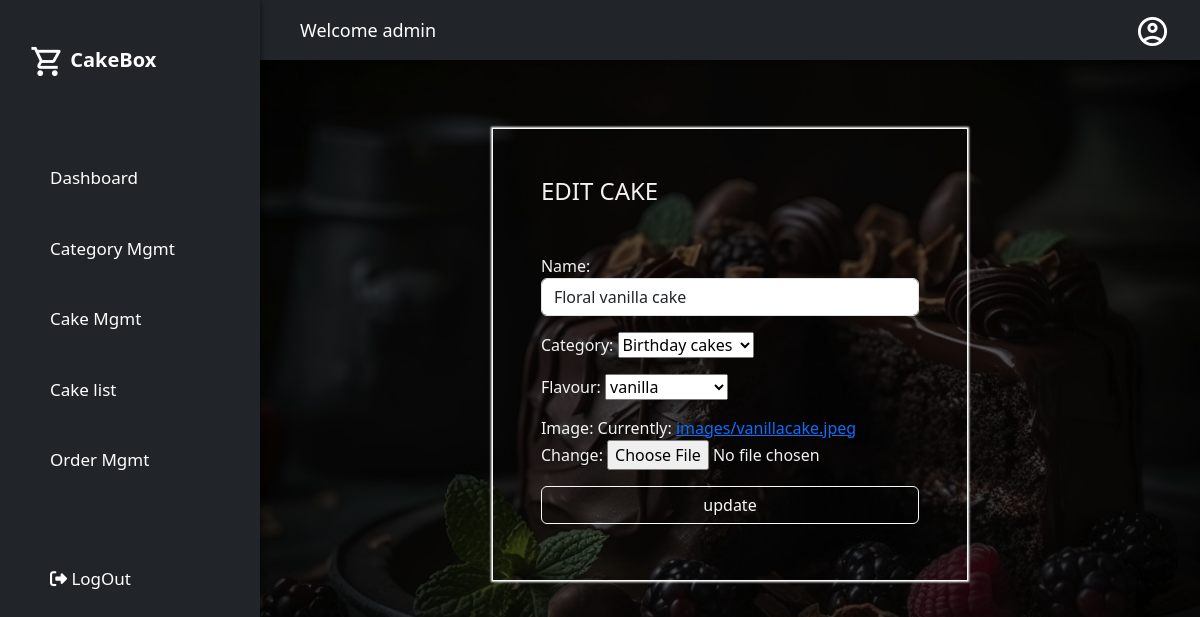
The app's page /cake/1/edit (signed in) with its own data.
### cakeapp/models.py (models this page shows, shortened)
class User(AbstractUser):
    phone=models.CharField(max_length=100,unique=True)
    address=models.CharField(max_length=200)

class Cakes(models.Model):
    name=models.CharField(max_length=200)
    category=models.ForeignKey(CakeCategory,on_delete=models.SET_NULL,null=True)
    options=(
        ('chocolate','chocolate'),
        ('black forest','black forest'),
        ('red velvet','red velvet'),
        ('butter  scotch','butter scotch'),
        ('vanilla','vanilla'),
        ('pineapple','pineapple'),
        ('dates','dates'),
        ('non-alcoholic','non-alcoholic'),
        ('dry-fruits','dry-fruits'),
        ('mixed-fruits','mixed-fruits'),
        ('blueberry','blueberry'),
        ('strawberry','strawberry')
    )
    flavour=models.CharField(max_length=200,choices=options,default="choclate")
    image=models.ImageField(upload_to="images")

class CakeCategory(models.Model):
    name=models.CharField(max_length=200,unique=True)
    is_active=models.BooleanField(default=True)
    def __str__(self):
        return self.name

### cakeapp/views.py (the view, shortened to what this page needs)
# urls.py: path("cake/<int:pk>/edit",CakeUpdateView.as_view(),name="cake-edit"),
@method_decorator(decs,name="dispatch")
class CakeUpdateView(UpdateView):
    template_name="cakeapp/cake_edit.html"
    form_class=CakeAddForm
    model=Cakes
    success_url=reverse_lazy("cake-list")

### cakeapp/forms.py
class CakeAddForm(forms.ModelForm):
    class Meta:
        model=Cakes
        fields="__all__"
        widgets={
            "name":forms.TextInput(attrs={"class":"form-control"})
        }

### cakeapp/views.py (called while the page is built)
def signin_required(fn):
    def wrapper(request,*args,**kwargs):
        if not request.user.is_authenticated:
            messages.error(request,"invalid session!..please login")
            return redirect("signin")
        else:
            return fn(request,*args,**kwargs)
    return wrapper

def is_admin(fn):
    def wrapper(request,*args,**kwargs):
        if not request.user.is_superuser:
            messages.error(request,"Permission denied for current user !")
            return redirect("signin")
        else:
            return fn(request,*args,**kwargs)
    return wrapper

### cakeapp/templates/cakeapp/cake_edit.html (shortened to what this page needs)
{%extends 'cakeapp/base.html'%}
{%block body_block%}
<div class="container mt-5 d-flex flex-column align-items-center ">
    <div class="border border-light p-5 custom-shadow">
         <form action="" method="post" enctype="multipart/form-data">
             <h4 class="mb-5">EDIT CAKE</h4>
             {{form.as_p}}
             <input type="submit" value="update" class="form-control btn btn-outline-light mb-2">
         </form>
    </div>
 </div>
{%endblock%}

### cakeapp/templates/cakeapp/base.html (shortened to what this page needs)
<!DOCTYPE html>
{%load static%}
<html lang="en">
  <head>
    <link rel="stylesheet" href="{%static 'css/test.css'%}">
    <link href="https://cdn.jsdelivr.net/npm/bootstrap@5.3.2/dist/css/bootstrap.min.css" rel="stylesheet">
  </head>
  <body class="bg-black">
    <div class="grid-container">
      <header class="header bg-dark text-white">
        <div class="header-left">
         Welcome {{request.user}}
       </div>
        <div class="header-right">
          <span class="material-icons-outlined">account_circle</span>
        </div>
      </header>
      <aside id="sidebar" class="bg-dark">
        <div class="sidebar-title">
          <div class="sidebar-brand">
            <span class="material-icons-outlined">shopping_cart</span> CakeBox
          </div>
        </div>
        <ul class="sidebar-list">
          <li class="sidebar-list-item">
            <a href="{%url 'dashboard'%}">Dashboard</a>
          </li>
          <li class="sidebar-list-item">
            <a href="{%url 'add-category'%}">Category Mgmt</a>
          </li>
          <li class="sidebar-list-item">
            <a href="{%url 'cake-add'%}">Cake Mgmt</a>
          </li>
          <li class="sidebar-list-item">
            <a href="{%url 'cake-list'%}">Cake list</a>
          </li>
          <li class="sidebar-list-item">
            <a href="{%url 'order-list'%}">Order Mgmt</a>
          </li>
          <li class="sidebar-list-item mt-5">
            <a href="{%url 'signout'%}"><i class="fa-solid fa-right-from-bracket" style="color: #ffffff;"></i> LogOut</a>
          </li>
        </ul>
      </aside>
      <main class="main-container">
          <div class="inner-container">
              {%block body_block%}
              {%endblock%}
          </div>
      </main>
    </div>
  </body>
</html>

### cakeapp/static/css/test.css (style rules this page uses)
body { margin: 0; padding: 0; background-color: #000000; color: #000000; font-family: 'Montserrat', sans-serif; }
.material-icons-outlined { vertical-align: middle; line-height: 1px; font-size: 35px; }
.grid-container { display: grid; grid-template-columns: 260px 1fr 1fr 1fr; grid-template-rows: 0.2fr 3fr; grid-template-areas: 'sidebar header header header' 'sidebar main main main'; height: 100vh; }
.header { grid-area: header; height: 60px; display: flex; align-items: center; justify-content: space-between; padding: 0 30px 0 40px; box-shadow: 0 6px 7px -3px rgba(0, 0, 0, 0.35); }
.header-left { font-size: large; }
#sidebar { grid-area: sidebar; height: 100%; overflow-y: auto; transition: all 0.5s; -webkit-transition: all 0.5s; box-shadow: 0 3px 5px 2px rgba(0, 0, 0, 0.35); }
.sidebar-title { display: flex; justify-content: space-between; align-items: center; padding: 30px 30px 30px 30px; margin-bottom: 35px; color: #ffffff; }
.sidebar-brand { margin-top: 15px; font-size: 20px; font-weight: 700; }
.sidebar-list { padding: 0; margin-top: 15px; list-style-type: none; }
.sidebar-list-item { padding: 25px 20px 20px 50px; font-size: 17px; }
.sidebar-list-item > a { text-decoration: none; color: #ffffff; }
.main-container { position: relative; grid-area: main; overflow-y: auto; padding: 20px 20px; color: rgba(255, 255, 255, 0.95); height: 90vh; }
.main-container::before { content: ''; position: absolute; top: 0; right: 0; bottom: 0; left: 0; background-image: url('/cakeapp/static/assets/cakewallpaper.jpg'); background-position: center; background-repeat:repeat-y; background-size: cover; filter: blur(4px); filter: brightness(0.35); z-index: -1; }
.custom-shadow { box-shadow: 0 0 2px 1px white; }

### records on screen
User: user "admin"
Cakes: name "Floral vanilla cake", category "Birthday cakes", flavour "vanilla"
